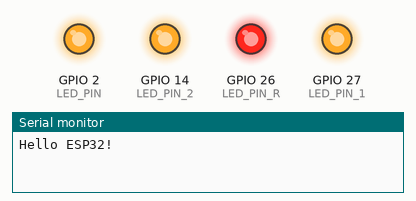
The sketch below on a simulated ESP32. Shown: output pins drawn as LEDs (lit = HIGH), the last lines printed to the serial monitor.

Above: at 0.5 s.
At 3.5 s:
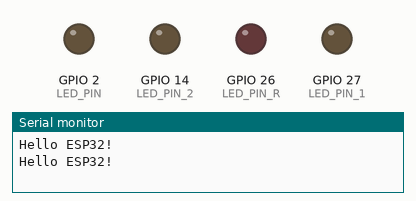
Timing chart, 0 to 4.6 s (numbered marks = the images above):
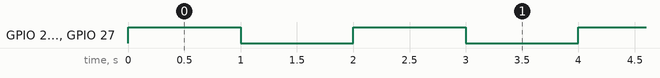

The sketch:

lab01.ino
```cpp
// 定义板载LED引脚
#define LED_PIN 2
#define LED_PIN_R 26
#define LED_PIN_1 27
#define LED_PIN_2 14
void setup() {
  // 初始化串口通信
  Serial.begin(115200);
  // 初始化板载LED引脚为输出模式
  pinMode(LED_PIN, OUTPUT);
    pinMode(LED_PIN_R, OUTPUT);
     pinMode(LED_PIN_1,OUTPUT);
      pinMode(LED_PIN_2,OUTPUT);

}

void loop() {
  Serial.println("Hello ESP32!");
  digitalWrite(LED_PIN, HIGH); // 点亮LED
  digitalWrite(LED_PIN_R, HIGH);
   digitalWrite(LED_PIN_1,HIGH);
    digitalWrite(LED_PIN_2,HIGH);

  delay(1000); // 等待1秒

  digitalWrite(LED_PIN, LOW);    // 熄灭LED
digitalWrite(LED_PIN_R, LOW);
digitalWrite(LED_PIN_1,LOW);
digitalWrite(LED_PIN_2,LOW);


  delay(1000);              // 等待1秒

}
```

Measured:
- by itself, GPIO 2 (LED_PIN), GPIO 14 (LED_PIN_2), GPIO 26 (LED_PIN_R), GPIO 27 (LED_PIN_1): alternates HIGH for 1.0 s and LOW for 1.0 s
